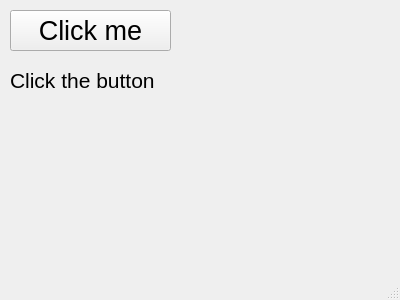
<?xml version="1.0" encoding="UTF-8"?>
<ui version="4.0">
 <class>MainWindow</class>
 <widget class="QMainWindow" name="MainWindow">
  <property name="geometry">
   <rect>
    <x>0</x>
    <y>0</y>
    <width>400</width>
    <height>300</height>
   </rect>
  </property>
  <property name="windowTitle">
   <string>MainWindow</string>
  </property>
  <widget class="QWidget" name="centralwidget">
   <widget class="QPushButton" name="Button_1">
    <property name="geometry">
     <rect>
      <x>10</x>
      <y>10</y>
      <width>161</width>
      <height>41</height>
     </rect>
    </property>
    <property name="font">
     <font>
      <pointsize>20</pointsize>
     </font>
    </property>
    <property name="text">
     <string>Click me</string>
    </property>
   </widget>
   <widget class="QLabel" name="label_1">
    <property name="geometry">
     <rect>
      <x>10</x>
      <y>60</y>
      <width>381</width>
      <height>41</height>
     </rect>
    </property>
    <property name="font">
     <font>
      <pointsize>16</pointsize>
     </font>
    </property>
    <property name="text">
     <string>Click the button</string>
    </property>
   </widget>
  </widget>
  <widget class="QMenuBar" name="menubar">
   <property name="geometry">
    <rect>
     <x>0</x>
     <y>0</y>
     <width>400</width>
     <height>23</height>
    </rect>
   </property>
  </widget>
  <widget class="QStatusBar" name="statusbar"/>
 </widget>
 <resources/>
 <connections/>
</ui>
